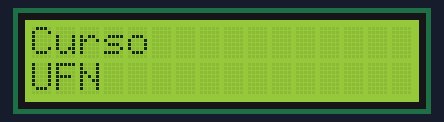
The sketch below on a simulated Arduino Uno, built with avr-gcc and run on an emulated ATmega328P. Parts: 16×2 character LCD.

Above: at 0.1 s.
At 2.1 s:
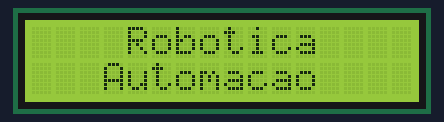

Measured:
- what the display in image 1 shows lasts 2.0 s, from 2.1 s to 4.1 s

The sketch:

MostraLCD_CursoUFN.ino
```cpp
#include <LiquidCrystal.h>
LiquidCrystal lcd(12, 11, 5, 4, 3, 2);
void setup() {
  lcd.begin(16, 2);
}

void loop() {
  lcd.setCursor(0, 0);
  lcd. print("Curso ");
  lcd.setCursor(0, 1);
  lcd. print("UFN");
  delay(2000);
  lcd.clear();
  lcd.setCursor(4, 0);
  lcd. print("Robotica");
  lcd.setCursor(3, 1);
  lcd. print("Automacao");
  delay(2000);
  lcd.clear();
}
```
